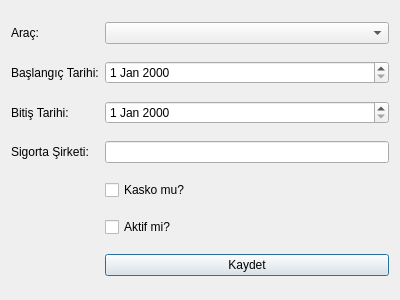
<?xml version="1.0" encoding="UTF-8"?>
<ui version="4.0">
 <class>AddUpdateTrafficPolicyDialog</class>
 <widget class="QDialog" name="AddUpdateTrafficPolicyDialog">
  <property name="geometry">
   <rect>
    <x>0</x>
    <y>0</y>
    <width>400</width>
    <height>300</height>
   </rect>
  </property>
  <property name="windowTitle">
   <string>Trafik Poliçesi Ekle ve Düzenle</string>
  </property>
  <layout class="QGridLayout" name="gridLayout">
   <item row="3" column="1">
    <widget class="QLineEdit" name="lineEditPolicyCompany"/>
   </item>
   <item row="2" column="1">
    <widget class="QDateEdit" name="dateEditEndDate"/>
   </item>
   <item row="0" column="1">
    <widget class="QComboBox" name="comboBoxVehicles"/>
   </item>
   <item row="1" column="0">
    <widget class="QLabel" name="label_2">
     <property name="text">
      <string>Başlangıç Tarihi:</string>
     </property>
    </widget>
   </item>
   <item row="4" column="1">
    <widget class="QCheckBox" name="checkBoxKaskomu">
     <property name="text">
      <string>Kasko mu?</string>
     </property>
    </widget>
   </item>
   <item row="3" column="0">
    <widget class="QLabel" name="label_4">
     <property name="text">
      <string>Sigorta Şirketi:</string>
     </property>
    </widget>
   </item>
   <item row="1" column="1">
    <widget class="QDateEdit" name="dateEditStartDate"/>
   </item>
   <item row="6" column="1">
    <widget class="QPushButton" name="pushButtonSave">
     <property name="text">
      <string>Kaydet</string>
     </property>
    </widget>
   </item>
   <item row="0" column="0">
    <widget class="QLabel" name="label">
     <property name="text">
      <string>Araç:</string>
     </property>
    </widget>
   </item>
   <item row="2" column="0">
    <widget class="QLabel" name="label_3">
     <property name="text">
      <string>Bitiş Tarihi:</string>
     </property>
    </widget>
   </item>
   <item row="5" column="1">
    <widget class="QCheckBox" name="checkBoxIsActive">
     <property name="text">
      <string>Aktif mi?</string>
     </property>
    </widget>
   </item>
  </layout>
 </widget>
 <resources/>
 <connections/>
</ui>
